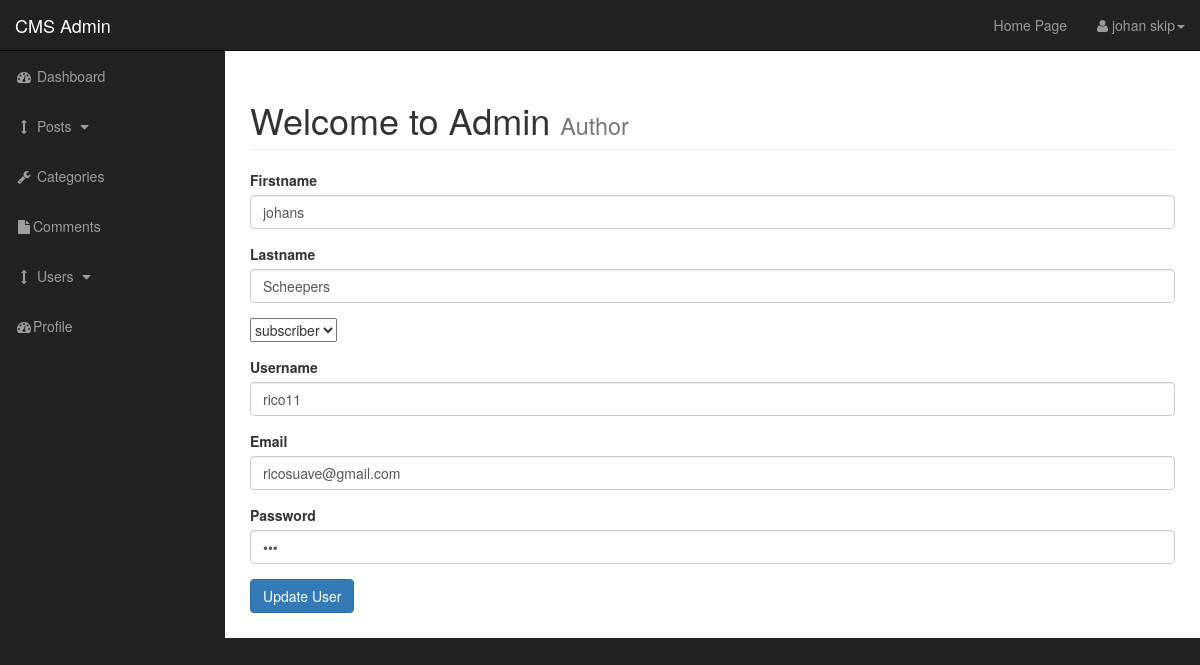
The page /admin/users.php?source=edit_user&edit_user=1 (signed in) on the database its author committed.
### tables this page shows
CREATE TABLE `users` (
  `user_id` int(3) NOT NULL,
  `username` varchar(255) NOT NULL,
  `user_password` varchar(255) NOT NULL,
  `user_firstname` varchar(255) NOT NULL,
  `user_lastname` varchar(255) NOT NULL,
  `user_email` varchar(255) NOT NULL,
  `user_image` text NOT NULL,
  `user_role` varchar(255) NOT NULL,
  `randSalt` varchar(255) NOT NULL
);

### admin/includes/edit_user.php (the view, shortened to what this page needs)
<?php
if(isset($_GET['edit_user'])){
$the_user_id = $_GET['edit_user'];
$query = "SELECT * FROM users WHERE user_id = $the_user_id";
$select_users_query = mysqli_query($connection,$query);
while ($row = mysqli_fetch_assoc($select_users_query)){
$username =  $row['username'];
$user_password =  $row['user_password'];
$user_firstname =  $row['user_firstname'];
$user_lastname =  $row['user_lastname'];
$user_email =  $row['user_email'];
$user_role =  $row['user_role'];
}
}
?>
<form action="" method="post" enctype="multipart/form-data">
<div class="form-group">
<label for="user_firstname">Firstname</label>
<input type="text" value="<?php echo $user_firstname; ?>" class="form-control" name="user_firstname">
</div>
<div class="form-group">
<label for="user_lastname">Lastname</label>
<input type="text" value="<?php echo $user_lastname ?>" class="form-control" name="user_lastname">
</div>
<div class="form-group">
<select name="user_role" id="user_role">
<option value='subscriber'><?php echo $user_role; ?>  </option>
</select>
</div>
<div class="form-group">
<label for="username">Username</label>
<input type="text" value="<?php echo $username ?>" class="form-control" name="username">
</div>
<div class="form-group">
<label for="user_email">Email</label>
<input type="email" value="<?php echo $user_email ?>" class="form-control" name="user_email">
</div>
<div class="form-group">
<label for="user_password">Password</label>
<input type="password" value="<?php echo $user_password?>" class="form-control" name="user_password">
</div>
<div class="form-group">
<input class="btn btn-primary" type="submit" name="edit_user" value="Update User">
</div>
</form>

### admin/css/sb-admin.css (style rules this page uses)
body { margin-top: 100px; background-color: #222; }
@media (min-width:768px) { body { margin-top: 50px; } }

### rows shown on the page
users: user_firstname "johans", user_lastname "Scheepers", user_role "subscriber", username "rico11", user_email "ricosuave@gmail.com"

### other values the page prints
$_SESSION['firstname'] "johan"
$_SESSION['lastname'] "skip"
